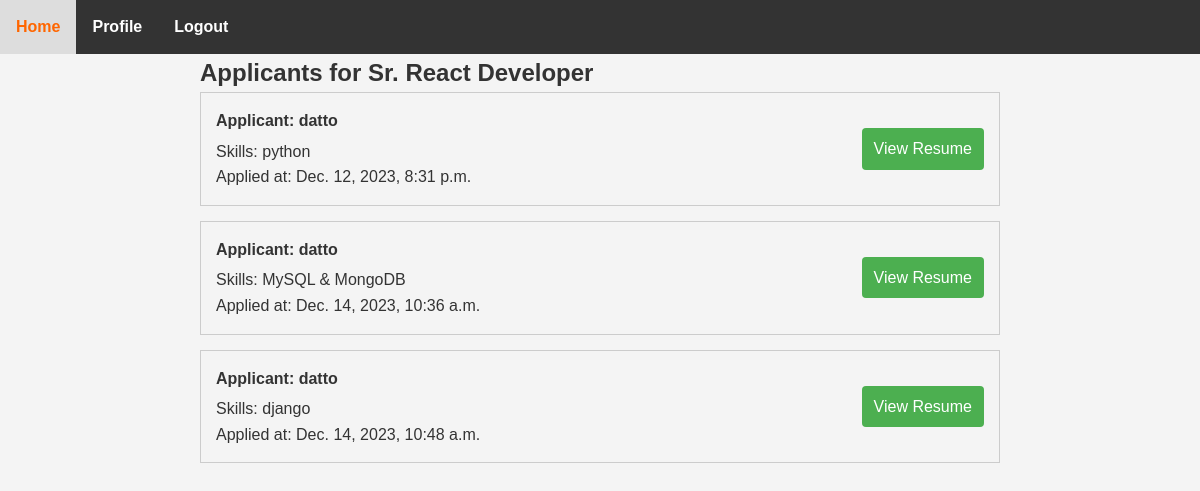
Page /ApplyList/5 on the committed database.
### myApp/models.py (models this page shows, shortened)
class Job_Model(models.Model):
    job_title = models.CharField(max_length=255)
    company = models.CharField(max_length=255)
    location = models.CharField(max_length=255)
    description = models.TextField()
    created_at = models.DateTimeField(auto_now_add=True,null=True)
    created_by = models.ForeignKey(Custom_User, on_delete=models.CASCADE)

class ApplyModel(models.Model):
    job = models.ForeignKey(Job_Model, on_delete=models.CASCADE, related_name='applications')
    applicant = models.ForeignKey(Custom_User, on_delete=models.CASCADE)
    applied_at = models.DateTimeField(auto_now_add=True)
    skills = models.CharField(max_length=255, blank=True, null=True)
    resume = models.FileField(upload_to='resumes/', blank=True, null=True)

class Custom_User(AbstractUser):
    USER=[
        ('recruiter','Recruiter'),('jobseeker','JobSeeker')
    ]
    display_name=models.CharField(max_length=100)
    email=models.EmailField(unique=True)
    password=models.CharField(max_length=100)
    confirm_password=models.CharField(max_length=100)
    user_type=models.CharField(choices=USER,max_length=120)

### myProject/views.py (the view)
# urls.py: path('ApplyList/<str:myid>',ApplyList,name='ApplyList'),
def ApplyList(request, myid):
    myJob = get_object_or_404(Job_Model, id=myid)
    applicants = ApplyModel.objects.filter(job=myJob)
    context = {
        'job': myJob,
        'applicants': applicants,
    }
    return render(request, 'Recruiter/ApplyList.html', context)

### Template/Recruiter/ApplyList.html (shortened to what this page needs)
{% extends "Recruiter/dashboard.html" %}
{% block content %}
  <div class="container">
    <h2>Applicants for {{ job.job_title }}</h2>
    <ul class="applicant-list">
      {% for applicant in applicants %}
        <li class="applicant-item">
          <div class="applicant-info">
            <p class="applicant-name">Applicant: {{ applicant.applicant.display_name }}</p>
            <p class="applicant-skills">Skills: {{ applicant.skills }}</p>
            <p class="applicant-applied-at">Applied at: {{ applicant.applied_at }}</p>
          </div>
          <div class="resume-link">
            <a href="{{ applicant.resume.url }}" target="_blank">View Resume</a>
          </div>
        </li>
      {% endfor %}
    </ul>
  </div>
{% endblock content %}

### Template/Recruiter/dashboard.html (style rules this page uses)
body { font-family: Arial, sans-serif; margin: 0; padding: 0; }
* { margin: 0; padding: 0; box-sizing: border-box; }
body { font-family: Arial, sans-serif; background-color: #f4f4f4; line-height: 1.6; color: #333; }

### Template/Recruiter/ApplyList.html (style rules this page uses)
body { font-family: Arial, sans-serif; }
.container { max-width: 800px; margin: 0 auto; }
.applicant-list { list-style-type: none; padding: 0; }
.applicant-item { border: 1px solid #ccc; margin-bottom: 15px; padding: 15px; display: flex; justify-content: space-between; align-items: center; }
.applicant-info { flex-grow: 1; }
.applicant-name { font-weight: bold; margin-bottom: 5px; }
.resume-link a { text-decoration: none; background-color: #4caf50; color: white; padding: 8px 12px; border-radius: 4px; display: inline-block; transition: background-color 0.3s; }

### rows in the picture
Job_Model: job_title "Sr. React Developer"
ApplyModel: applicant.display_name "datto", skills "python", applied_at "Dec. 12, 2023, 8:31 p.m."
ApplyModel: applicant.display_name "datto", skills "MySQL & MongoDB", applied_at "Dec. 14, 2023, 10:36 a.m."
ApplyModel: applicant.display_name "datto", skills "django", applied_at "Dec. 14, 2023, 10:48 a.m."
